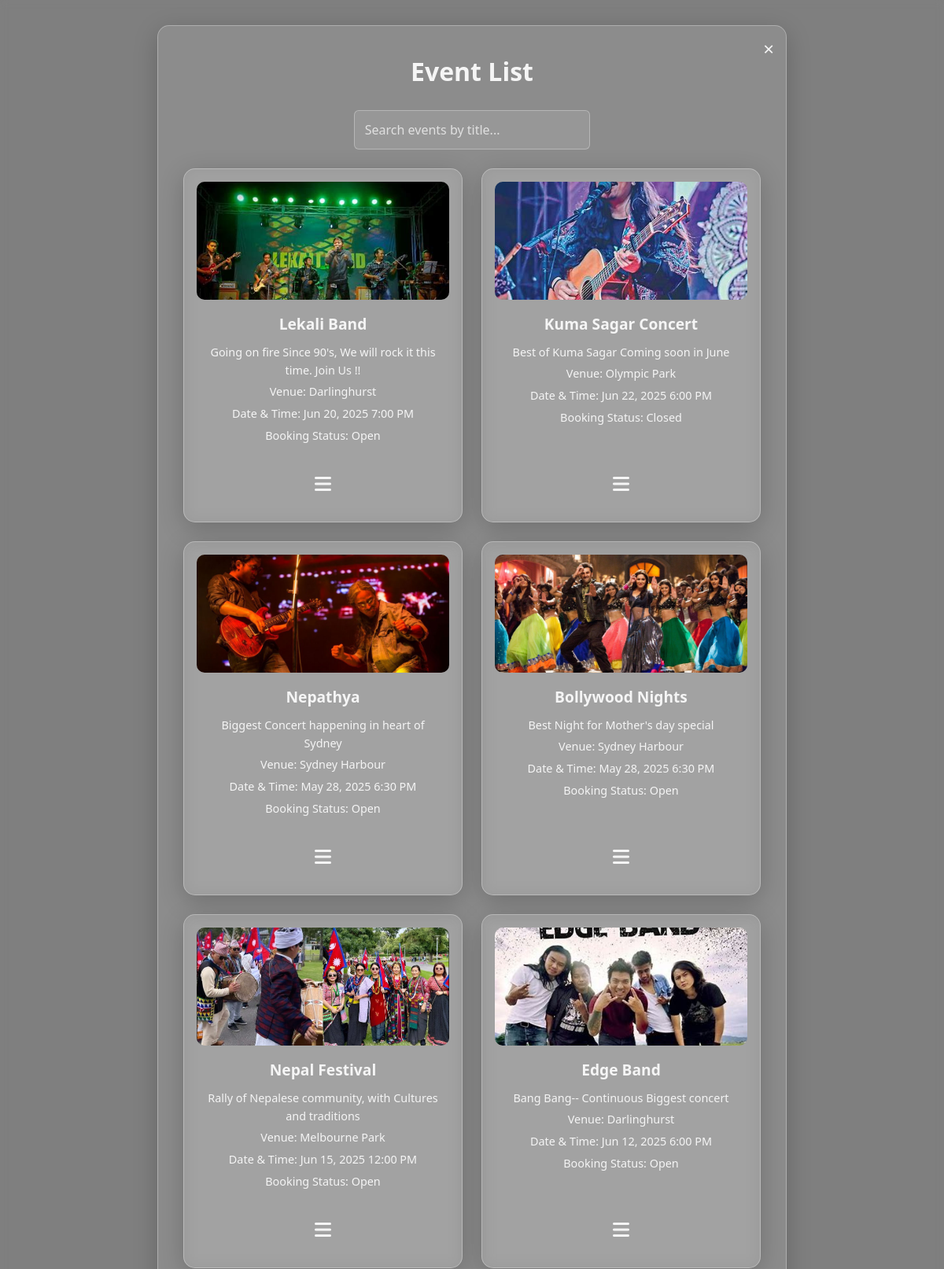
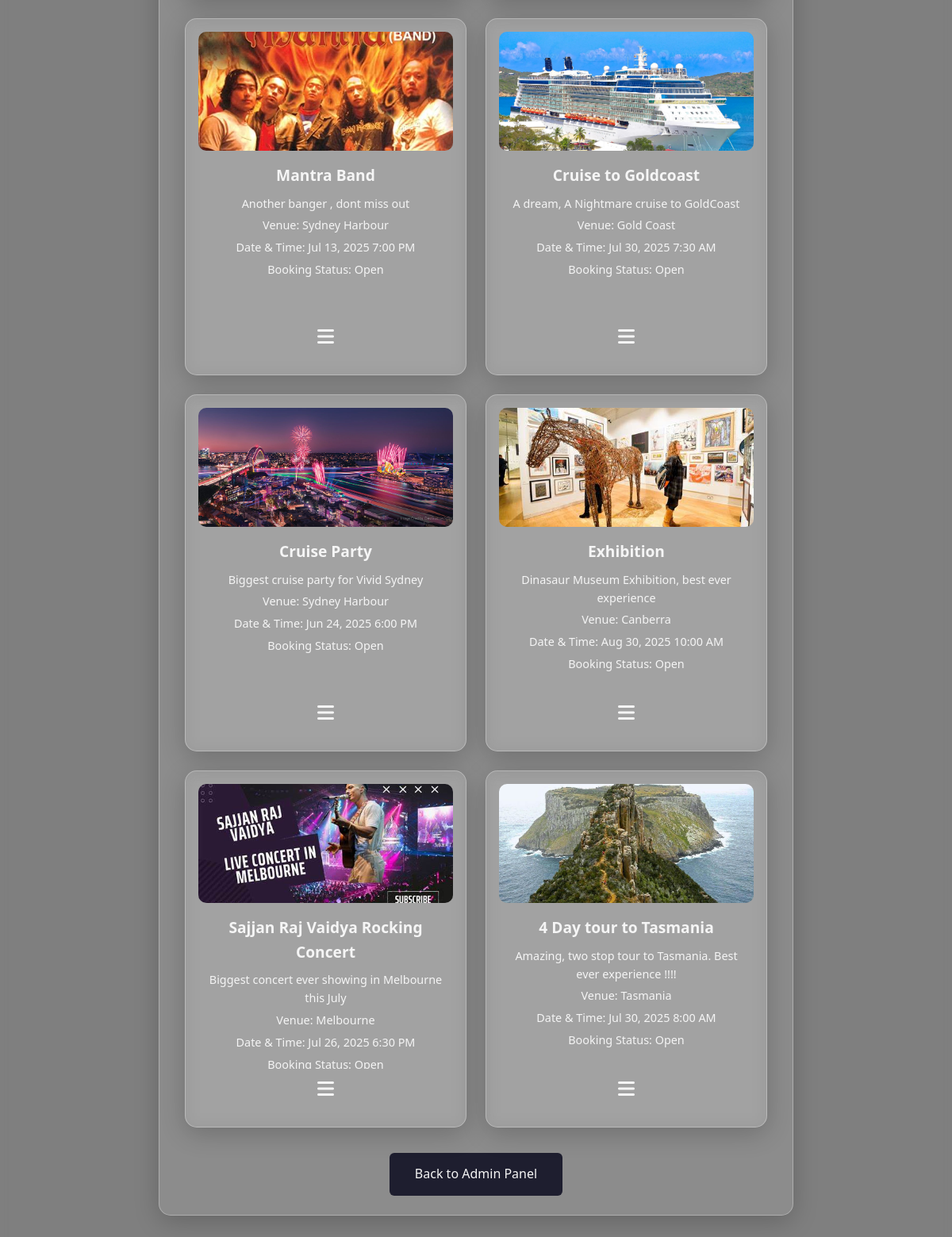
Screenshot of /event_list.php (signed in) with the database file from the repository (2 pictures, top to bottom).
### tables this page shows
CREATE TABLE IF NOT EXISTS `events` (
  `event_id` int NOT NULL AUTO_INCREMENT,
  `title` varchar(100) NOT NULL,
  `description` text,
  `venue_id` int DEFAULT NULL,
  `start_datetime` datetime NOT NULL,
  `image_path` varchar(255) DEFAULT NULL,
  `created_by_type` enum('system_admin','venue_admin') NOT NULL,
  `created_by_id` int NOT NULL,
  `status` enum('pending','approved','rejected') DEFAULT 'pending',
  `created_at` timestamp NOT NULL DEFAULT CURRENT_TIMESTAMP,
  `booking_status` enum('open','closed') DEFAULT 'open',
  PRIMARY KEY (`event_id`),
  KEY `venue_id` (`venue_id`)
);

CREATE TABLE IF NOT EXISTS `venues` (
  `venue_id` int NOT NULL AUTO_INCREMENT,
  `name` varchar(100) NOT NULL,
  `address` text NOT NULL,
  `capacity` int NOT NULL,
  `venue_admin_id` int DEFAULT NULL,
  `created_at` timestamp NOT NULL DEFAULT CURRENT_TIMESTAMP,
  `image_path` varchar(255) DEFAULT NULL,
  `latitude` decimal(9,6) DEFAULT NULL,
  `longitude` decimal(9,6) DEFAULT NULL,
  PRIMARY KEY (`venue_id`),
  KEY `venue_admin_id` (`venue_admin_id`)
);

### event_list.php (the view, shortened to what this page needs)
<?php
require_once 'Connection/sql_auth.php';
$events = [];
$query = "SELECT e.event_id, e.title, e.description, e.image_path, e.booking_status, e.start_datetime, v.name AS venue_name
          FROM events e
          LEFT JOIN venues v ON e.venue_id = v.venue_id
          WHERE e.status = 'approved'";
$result = $db->query($query);
if ($result) {
    while ($row = $result->fetch_assoc()) {
        $events[] = $row;
    }
} else {
    $error = "Failed to fetch events: " . $db->error;
}
?>
<!DOCTYPE html>
<html lang="en">
<head>
    <link rel="stylesheet" href="https://cdnjs.cloudflare.com/ajax/libs/font-awesome/6.0.0-beta3/css/all.min.css">
</head>
<body>
    <div class="container">
        <a href="admin.php" class="close-container" id="closeContainerBtn">×</a>
        <h2>Event List</h2>
        <div class="search-bar">
            <input type="text" id="searchInput" placeholder="Search events by title..." onkeyup="searchEvents()">
        </div>
        <?php if (empty($events)): ?>
            <p class="no-data-message">No approved events at this time.</p>
        <?php else: ?>
            <div class="event-cards" id="eventGrid">
                <?php foreach ($events as $event): ?>
                    <div class="event-card">
                        <?php if ($event['image_path']): ?>
                            <img src="<?= htmlspecialchars($event['image_path']) ?>" alt="Event Image">
                        <?php endif; ?>
                        <div class="content">
                            <h4><?= htmlspecialchars($event['title']) ?></h4>
                            <p><?= htmlspecialchars($event['description']) ?></p>
                            <p>Venue: <?= htmlspecialchars($event['venue_name'] ?? 'Not Set') ?></p>
                            <p>Date & Time: <?= date('M j, Y g:i A', strtotime($event['start_datetime'])) ?></p>
                            <p>Booking Status: <?= ucfirst($event['booking_status']) ?></p>
                        </div>
                        <button class="action-button" onclick="toggleDropdown(this)">
                            <i class="fas fa-bars"></i>
                        </button>
                    </div>
                <?php endforeach; ?>
            </div>
        <?php endif; ?>
        <a href="admin.php" class="back-btn">Back to Admin Panel</a>
    </div>
</body>
</html>

### event_list.php (style rules this page uses)
:root { --primary-color: #6b48ff; --secondary-color: #1e1e2f; --accent-color: #ff2e63; --light-color: #f5f5f5; --glass-bg: rgba(255, 255, 255, 0.1); --shadow: 0 8px 32px rgba(0, 0, 0, 0.2); --success-color: #28a745; --danger-color: #dc3545; --warning-color: #ffca2c; --resume-color: #28a745; --edit-color: #007bff; --highlight-bg: #ffeb3b; }
* { box-sizing: border-box; margin: 0; padding: 0; font-family: 'Segoe UI', Arial, sans-serif; }
body { background: linear-gradient(rgba(0, 0, 0, 0.5), rgba(0, 0, 0, 0.5)), url('images/concert.jpg'); background-size: cover; background-position: center; backdrop-filter: blur(5px); color: var(--light-color); line-height: 1.6; min-height: 100vh; display: flex; justify-content: center; align-items: flex-start; padding-top: 2rem; }
.container { background: var(--glass-bg); backdrop-filter: blur(10px); border-radius: 15px; padding: 2rem; box-shadow: var(--shadow); border: 1px solid rgba(255, 255, 255, 0.3); width: 90%; max-width: 800px; text-align: center; max-height: 85vh; overflow-y: auto; position: relative; }
.close-container { position: absolute; top: 10px; right: 15px; font-size: 1.5rem; color: var(--light-color); cursor: pointer; transition: color 0.3s ease; text-decoration: none; }
h2 { font-size: 2rem; margin-bottom: 1.5rem; }
.search-bar { margin-bottom: 1.5rem; }
.search-bar input { padding: 0.8rem; width: 100%; max-width: 300px; border: 1px solid rgba(255, 255, 255, 0.3); border-radius: 6px; background: rgba(255, 255, 255, 0.1); color: var(--light-color); font-size: 1rem; box-sizing: border-box; }
.search-bar input::placeholder { color: rgba(255, 255, 255, 0.7); }
.event-cards { display: grid; grid-template-columns: repeat(auto-fit, minmax(250px, 1fr)); gap: 1.5rem; margin-top: 1rem; }
.event-card { background: var(--glass-bg); backdrop-filter: blur(10px); border-radius: 15px; padding: 1rem; box-shadow: var(--shadow); border: 1px solid rgba(255, 255, 255, 0.3); text-align: center; color: var(--light-color); height: 450px; display: flex; flex-direction: column; justify-content: space-between; overflow: hidden; position: relative; transition: background 0.3s ease; }
.event-card img { max-width: 100%; height: 150px; object-fit: cover; border-radius: 10px; margin-bottom: 1rem; }
.event-card .content { flex-grow: 1; overflow-y: auto; padding: 0 0.5rem; }
.event-card h4 { font-size: 1.2rem; margin-bottom: 0.5rem; font-weight: 600; }
.event-card p { margin: 0.3rem 0; font-size: 0.9rem; word-wrap: break-word; }
.action-button { font-size: 1.5rem; color: var(--light-color); cursor: pointer; transition: color 0.3s ease; padding: 0.5rem; margin-bottom: 0.5rem; background: none; border: none; outline: none; position: relative; width: 100%; text-align: center; }
.back-btn { display: inline-block; margin-top: 2rem; background: var(--secondary-color); color: var(--light-color); padding: 0.9rem 2rem; border-radius: 6px; text-decoration: none; transition: background 0.3s ease; }

### rows the page displays
events: image_path (picture), title "Lekali Band", description "Going on fire Since 90's, We will rock it this time. Join Us !!", venue.name "Darlinghurst", start_datetime "Jun 20, 2025 7:00 PM", booking_status "Open"
events: image_path (picture), title "Kuma Sagar Concert", description "Best of Kuma Sagar Coming soon in June", venue.name "Olympic Park", start_datetime "Jun 22, 2025 6:00 PM", booking_status "Closed"
events: image_path (picture), title "Nepathya", description "Biggest Concert happening in heart of Sydney", venue.name "Sydney Harbour", start_datetime "May 28, 2025 6:30 PM", booking_status "Open"
events: image_path (picture), title "Bollywood Nights", description "Best Night for Mother's day special", venue.name "Sydney Harbour", start_datetime "May 28, 2025 6:30 PM", booking_status "Open"
events: image_path (picture), title "Nepal Festival", description "Rally of Nepalese community, with Cultures and traditions", venue.name "Melbourne Park", start_datetime "Jun 15, 2025 12:00 PM", booking_status "Open"
events: image_path (picture), title "Edge Band", description "Bang Bang-- Continuous Biggest concert", venue.name "Darlinghurst", start_datetime "Jun 12, 2025 6:00 PM", booking_status "Open"
events: image_path (picture), title "Mantra Band", description "Another banger , dont miss out", venue.name "Sydney Harbour", start_datetime "Jul 13, 2025 7:00 PM", booking_status "Open"
events: image_path (picture), title "Cruise to Goldcoast", description "A dream, A Nightmare cruise to GoldCoast", venue.name "Gold Coast", start_datetime "Jul 30, 2025 7:30 AM", booking_status "Open"
events: image_path (picture), title "Cruise Party", description "Biggest cruise party for Vivid Sydney", venue.name "Sydney Harbour", start_datetime "Jun 24, 2025 6:00 PM", booking_status "Open"
events: image_path (picture), title "Exhibition", description "Dinasaur Museum Exhibition, best ever experience", venue.name "Canberra", start_datetime "Aug 30, 2025 10:00 AM", booking_status "Open"
events: image_path (picture), title "Sajjan Raj Vaidya Rocking Concert", description "Biggest concert ever showing in Melbourne this July", venue.name "Melbourne", start_datetime "Jul 26, 2025 6:30 PM", booking_status "Open"
events: image_path (picture), title "4 Day tour to Tasmania", description "Amazing, two stop tour to Tasmania. Best ever experience !!!!", venue.name "Tasmania", start_datetime "Jul 30, 2025 8:00 AM", booking_status "Open"
